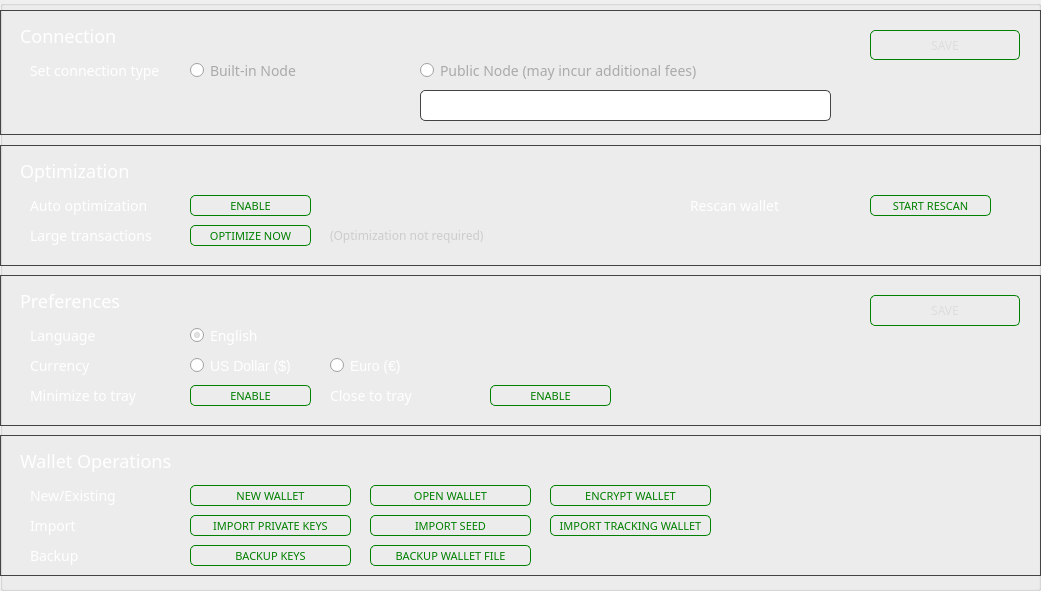
     <widget class="QGroupBox" name="settingsBox">
      <property name="geometry">
       <rect>
        <x>210</x>
        <y>105</y>
        <width>1041</width>
        <height>591</height>
       </rect>
      </property>
      <property name="styleSheet">
       <string notr="true"/>
      </property>
      <property name="title">
       <string/>
      </property>
      <widget class="QGroupBox" name="groupBox_7">
       <property name="geometry">
        <rect>
         <x>0</x>
         <y>10</y>
         <width>1041</width>
         <height>125</height>
        </rect>
       </property>
       <property name="styleSheet">
        <string notr="true">border: 1px solid #444;</string>
       </property>
       <property name="title">
        <string/>
       </property>
       <widget class="QLabel" name="label_22">
        <property name="geometry">
         <rect>
          <x>20</x>
          <y>10</y>
          <width>311</width>
          <height>31</height>
         </rect>
        </property>
        <property name="font">
         <font>
          <family>Poppins</family>
          <pointsize>-1</pointsize>
         </font>
        </property>
        <property name="styleSheet">
         <string notr="true">color: #fff; 
font-size: 18px;
font-family: 'Poppins'; border: 0px;</string>
        </property>
        <property name="text">
         <string>Connection</string>
        </property>
        <property name="alignment">
         <set>Qt::AlignLeading|Qt::AlignLeft|Qt::AlignVCenter</set>
        </property>
       </widget>
       <widget class="QRadioButton" name="radioButton">
        <property name="geometry">
         <rect>
          <x>420</x>
          <y>50</y>
          <width>351</width>
          <height>21</height>
         </rect>
        </property>
        <property name="font">
         <font>
          <family>Poppins</family>
          <pointsize>-1</pointsize>
         </font>
        </property>
        <property name="styleSheet">
         <string notr="true">color: #aaa; border: none; font-size: 14px; font-family: 'Poppins';</string>
        </property>
        <property name="text">
         <string>Public Node (may incur additional fees)</string>
        </property>
        <property name="checked">
         <bool>false</bool>
        </property>
        <attribute name="buttonGroup">
         <string notr="true">buttonGroup_3</string>
        </attribute>
       </widget>
       <widget class="QRadioButton" name="radioButton_2">
        <property name="geometry">
         <rect>
          <x>190</x>
          <y>50</y>
          <width>201</width>
          <height>21</height>
         </rect>
        </property>
        <property name="font">
         <font>
          <family>Poppins</family>
          <pointsize>-1</pointsize>
         </font>
        </property>
        <property name="styleSheet">
         <string notr="true">color: #aaa; border: none; font-size: 14px; font-family: 'Poppins';</string>
        </property>
        <property name="text">
         <string>Built-in Node</string>
        </property>
        <property name="checked">
         <bool>false</bool>
        </property>
        <attribute name="buttonGroup">
         <string notr="true">buttonGroup_3</string>
        </attribute>
       </widget>

       <widget class="QLineEdit" name="m_hostEdit">
        <property name="geometry">
         <rect>
          <x>420</x>
          <y>80</y>
          <width>411</width>
          <height>31</height>
         </rect>
        </property>
        <property name="styleSheet">
         <string notr="true">padding: 3px; border: 1px solid #444; border-radius: 5px; font-family: 'Poppins'; font-size: 14px; color: #aaa;</string>
        </property>
        <property name="text">
         <string/>
        </property>
       </widget>
       <widget class="QLabel" name="label_23">
        <property name="geometry">
         <rect>
          <x>30</x>
          <y>50</y>
          <width>151</width>
          <height>21</height>
         </rect>
        </property>
        <property name="font">
         <font>
          <family>Poppins</family>
          <pointsize>-1</pointsize>
         </font>
        </property>
        <property name="styleSheet">
         <string notr="true">color: #fff; 
font-size: 14px;
font-family: 'Poppins'; border: 0px;</string>
        </property>
        <property name="text">
         <string>Set connection type</string>
        </property>
        <property name="alignment">
         <set>Qt::AlignLeading|Qt::AlignLeft|Qt::AlignVCenter</set>
        </property>
       </widget>
       <widget class="QPushButton" name="m_saveConnectionButton">
        <property name="geometry">
         <rect>
          <x>870</x>
          <y>20</y>
          <width>150</width>
          <height>30</height>
         </rect>
        </property>
        <property name="minimumSize">
         <size>
          <width>150</width>
          <height>30</height>
         </size>
        </property>
        <property name="maximumSize">
         <size>
          <width>180</width>
          <height>35</height>
         </size>
        </property>
        <property name="font">
         <font>
          <family>Poppins</family>
          <pointsize>-1</pointsize>
         </font>
        </property>
        <property name="styleSheet">
         <string notr="true">color: #ddd; border: 1px solid green; font-size: 12px; border-radius: 5px; font-family: 'Poppins';</string>
        </property>
        <property name="text">
         <string>SAVE</string>
        </property>
       </widget>
      </widget>
      <widget class="QGroupBox" name="groupBox_8">
       <property name="geometry">
        <rect>
         <x>0</x>
         <y>145</y>
         <width>1041</width>
         <height>121</height>
        </rect>
       </property>
       <property name="styleSheet">
        <string notr="true">border: 1px solid #444;</string>
       </property>
       <property name="title">
        <string/>
       </property>
       <widget class="QLabel" name="label_26">
        <property name="geometry">
         <rect>
          <x>20</x>
          <y>10</y>
          <width>311</width>
          <height>31</height>
         </rect>
        </property>
        <property name="font">
         <font>
          <family>Poppins</family>
          <pointsize>-1</pointsize>
         </font>
        </property>
        <property name="styleSheet">
         <string notr="true">color: #fff; 
font-size: 18px;
font-family: 'Poppins'; border: 0px;</string>
        </property>
        <property name="text">
         <string>Optimization</string>
        </property>
        <property name="alignment">
         <set>Qt::AlignLeading|Qt::AlignLeft|Qt::AlignVCenter</set>
        </property>
       </widget>
       <widget class="QLabel" name="label_27">
        <property name="geometry">
         <rect>
          <x>30</x>
          <y>50</y>
          <width>151</width>
          <height>21</height>
         </rect>
        </property>
        <property name="font">
         <font>
          <family>Poppins</family>
          <pointsize>-1</pointsize>
         </font>
        </property>
        <property name="styleSheet">
         <string notr="true">color: #fff; 
font-size: 14px;
font-family: 'Poppins'; border: 0px;</string>
        </property>
        <property name="text">
         <string>Auto optimization</string>
        </property>
        <property name="alignment">
         <set>Qt::AlignLeading|Qt::AlignLeft|Qt::AlignVCenter</set>
        </property>
       </widget>
       <widget class="QLabel" name="label_28">
        <property name="geometry">
         <rect>
          <x>30</x>
          <y>80</y>
          <width>151</width>
          <height>21</height>
         </rect>
        </property>
        <property name="font">
         <font>
          <family>Poppins</family>
          <pointsize>-1</pointsize>
         </font>
        </property>
        <property name="styleSheet">
         <string notr="true">color: #fff; 
font-size: 14px;
font-family: 'Poppins'; border: 0px;</string>
        </property>
        <property name="text">
         <string>Large transactions</string>
        </property>
        <property name="alignment">
         <set>Qt::AlignLeading|Qt::AlignLeft|Qt::AlignVCenter</set>
        </property>
       </widget>
       <widget class="QLabel" name="label_29">
        <property name="geometry">
         <rect>
          <x>690</x>
          <y>50</y>
          <width>151</width>
          <height>21</height>
         </rect>
        </property>
        <property name="font">
         <font>
          <family>Poppins</family>
          <pointsize>-1</pointsize>
         </font>
        </property>
        <property name="styleSheet">
         <string notr="true">color: #fff; 
font-size: 14px;
font-family: 'Poppins'; border: 0px;</string>
        </property>
        <property name="text">
         <string>Rescan wallet</string>
        </property>
        <property name="alignment">
         <set>Qt::AlignLeading|Qt::AlignLeft|Qt::AlignVCenter</set>
        </property>
       </widget>
       <widget class="QPushButton" name="m_autoOptimizeButton">
        <property name="geometry">
         <rect>
          <x>190</x>
          <y>50</y>
          <width>121</width>
          <height>21</height>
         </rect>
        </property>
        <property name="minimumSize">
         <size>
          <width>100</width>
          <height>21</height>
         </size>
        </property>
        <property name="maximumSize">
         <size>
          <width>180</width>
          <height>35</height>
         </size>
        </property>
        <property name="font">
         <font>
          <family>Poppins</family>
          <pointsize>-1</pointsize>
         </font>
        </property>
        <property name="styleSheet">
         <string notr="true">QPushButton#m_autoOptimizeButton {color: green;border: 1px solid green; font-size: 11px; border-radius: 5px;}

QPushButton#m_autoOptimizeButton:hover {color: green; border: 1px solid green; font-size: 11px; border-radius: 5px;}</string>
        </property>
        <property name="text">
         <string>ENABLE</string>
        </property>
       </widget>
       <widget class="QPushButton" name="m_optimizeButton">
        <property name="geometry">
         <rect>
          <x>190</x>
          <y>80</y>
          <width>121</width>
          <height>21</height>
         </rect>
        </property>
        <property name="minimumSize">
         <size>
          <width>101</width>
          <height>21</height>
         </size>
        </property>
        <property name="maximumSize">
         <size>
          <width>180</width>
          <height>35</height>
         </size>
        </property>
        <property name="font">
         <font>
          <family>Poppins</family>
          <pointsize>-1</pointsize>
         </font>
        </property>
        <property name="styleSheet">
         <string notr="true">QPushButton#m_optimizeButton {color: green;border: 1px solid green; font-size: 11px; border-radius: 5px;}

QPushButton#m_optimizeButton:hover {color: green; border: 1px solid green; font-size: 11px; border-radius: 5px;}</string>
        </property>
        <property name="text">
         <string>OPTIMIZE NOW</string>
        </property>
       </widget>
       <widget class="QPushButton" name="m_rescanButton">
        <property name="geometry">
         <rect>
          <x>870</x>
          <y>50</y>
          <width>121</width>
          <height>21</height>
         </rect>
        </property>
        <property name="minimumSize">
         <size>
          <width>101</width>
          <height>21</height>
         </size>
        </property>
        <property name="maximumSize">
         <size>
          <width>180</width>
          <height>35</height>
         </size>
        </property>
        <property name="font">
         <font>
          <family>Poppins</family>
          <pointsize>-1</pointsize>
         </font>
        </property>
        <property name="styleSheet">
         <string notr="true">QPushButton#m_rescanButton {color: green;border: 1px solid green; font-size: 11px; border-radius: 5px;}

QPushButton#m_rescanButton:hover {color: green; border: 1px solid green; font-size: 11px; border-radius: 5px;}</string>
        </property>
        <property name="text">
         <string>START RESCAN</string>
        </property>
       </widget>
       <widget class="QLabel" name="m_optimizationMessage">
        <property name="geometry">
         <rect>
          <x>330</x>
          <y>80</y>
          <width>181</width>
          <height>21</height>
         </rect>
        </property>
        <property name="font">
         <font>
          <family>Poppins</family>
          <pointsize>-1</pointsize>
         </font>
        </property>
        <property name="styleSheet">
         <string notr="true">color: #ccc; 
font-size: 12px;
font-family: 'Poppins'; border: 0px;</string>
        </property>
        <property name="text">
         <string>(Optimization not required)</string>
        </property>
        <property name="alignment">
         <set>Qt::AlignLeading|Qt::AlignLeft|Qt::AlignVCenter</set>
        </property>
       </widget>
      </widget>
      <widget class="QGroupBox" name="groupBox_9">
       <property name="geometry">
        <rect>
         <x>0</x>
         <y>275</y>
         <width>1041</width>
         <height>151</height>
        </rect>
       </property>
       <property name="styleSheet">
        <string notr="true">border: 1px solid #444;</string>
       </property>
       <property name="title">
        <string/>
       </property>
       <widget class="QLabel" name="label_30">
        <property name="geometry">
         <rect>
          <x>20</x>
          <y>10</y>
          <width>311</width>
          <height>31</height>
         </rect>
        </property>
        <property name="font">
         <font>
          <family>Poppins</family>
          <pointsize>-1</pointsize>
         </font>
        </property>
        <property name="styleSheet">
         <string notr="true">color: #fff; 
font-size: 18px;
font-family: 'Poppins'; border: 0px;</string>
        </property>
        <property name="text">
         <string>Preferences</string>
        </property>
        <property name="alignment">
         <set>Qt::AlignLeading|Qt::AlignLeft|Qt::AlignVCenter</set>
        </property>
       </widget>
       <widget class="QLabel" name="label_34">
        <property name="geometry">
         <rect>
          <x>30</x>
          <y>50</y>
          <width>151</width>
          <height>21</height>
         </rect>
        </property>
        <property name="font">
         <font>
          <family>Poppins</family>
          <pointsize>-1</pointsize>
         </font>
        </property>
        <property name="styleSheet">
         <string notr="true">color: #fff; 
font-size: 14px;
font-family: 'Poppins'; border: 0px;</string>
        </property>
        <property name="text">
         <string>Language</string>
        </property>
        <property name="alignment">
         <set>Qt::AlignLeading|Qt::AlignLeft|Qt::AlignVCenter</set>
        </property>
       </widget>
       <widget class="QLabel" name="label_35">
        <property name="geometry">
         <rect>
          <x>30</x>
          <y>80</y>
          <width>151</width>
          <height>21</height>
         </rect>
        </property>
        <property name="font">
         <font>
          <family>Poppins</family>
          <pointsize>-1</pointsize>
         </font>
        </property>
        <property name="styleSheet">
         <string notr="true">color: #fff; 
font-size: 14px;
font-family: 'Poppins'; border: 0px;</string>
        </property>
        <property name="text">
         <string>Currency</string>
        </property>
        <property name="alignment">
         <set>Qt::AlignLeading|Qt::AlignLeft|Qt::AlignVCenter</set>
        </property>
       </widget>
       <widget class="QRadioButton" name="m_usd">
        <property name="geometry">
         <rect>
          <x>190</x>
          <y>80</y>
          <width>121</width>
          <height>21</height>
         </rect>
        </property>
        <property name="styleSheet">
         <string notr="true">color: #fff; 
font-size: 14px;
font-family: 'Poppins'; border: 0px;</string>
        </property>
        <property name="text">
         <string>US Dollar ($)</string>
        </property>
        <attribute name="buttonGroup">
         <string notr="true">buttonGroup_2</string>
        </attribute>
       </widget>
       <widget class="QRadioButton" name="m_eur">
        <property name="geometry">
         <rect>
          <x>330</x>
          <y>80</y>
          <width>121</width>
          <height>21</height>
         </rect>
        </property>
        <property name="styleSheet">
         <string notr="true">color: #fff; 
font-size: 14px;
font-family: 'Poppins'; border: 0px;</string>
        </property>
        <property name="text">
         <string>Euro (€)</string>
        </property>
        <attribute name="buttonGroup">
         <string notr="true">buttonGroup_2</string>
        </attribute>
       </widget>

       <widget class="QRadioButton" name="m_english">
        <property name="geometry">
         <rect>
          <x>190</x>
          <y>50</y>
          <width>121</width>
          <height>21</height>
         </rect>
        </property>
        <property name="font">
         <font>
          <family>Poppins</family>
          <pointsize>-1</pointsize>
         </font>
        </property>
        <property name="styleSheet">
         <string notr="true">color: #fff; 
font-size: 14px;
font-family: 'Poppins'; border: 0px;</string>
        </property>
        <property name="text">
         <string>English</string>
        </property>
        <property name="icon">
         <iconset resource="../../resources.qrc">
          <normaloff>:/images/images/en.png</normaloff>:/images/images/en.png</iconset>
        </property>
        <property name="checked">
         <bool>true</bool>
        </property>
        <attribute name="buttonGroup">
         <string notr="true">buttonGroup</string>
        </attribute>
       </widget>

       <widget class="QPushButton" name="m_saveLanguageButton">
        <property name="geometry">
         <rect>
          <x>870</x>
          <y>20</y>
          <width>150</width>
          <height>31</height>
         </rect>
        </property>
        <property name="minimumSize">
         <size>
          <width>150</width>
          <height>30</height>
         </size>
        </property>
        <property name="maximumSize">
         <size>
          <width>150</width>
          <height>31</height>
         </size>
        </property>
        <property name="font">
         <font>
          <family>Poppins</family>
          <pointsize>-1</pointsize>
         </font>
        </property>
        <property name="styleSheet">
         <string notr="true">color: #ddd; border: 1px solid green; font-size: 12px; border-radius: 5px; font-family: 'Poppins';</string>
        </property>
        <property name="text">
         <string>SAVE</string>
        </property>
       </widget>
       <widget class="QLabel" name="label_44">
        <property name="geometry">
         <rect>
          <x>30</x>
          <y>110</y>
          <width>151</width>
          <height>21</height>
         </rect>
        </property>
        <property name="font">
         <font>
          <family>Poppins</family>
          <pointsize>-1</pointsize>
         </font>
        </property>
        <property name="styleSheet">
         <string notr="true">color: #fff; 
font-size: 14px;
font-family: 'Poppins'; border: 0px;</string>
        </property>
        <property name="text">
         <string>Minimize to tray</string>
        </property>
        <property name="alignment">
         <set>Qt::AlignLeading|Qt::AlignLeft|Qt::AlignVCenter</set>
        </property>
       </widget>
       <widget class="QPushButton" name="m_minToTrayButton">
        <property name="geometry">
         <rect>
          <x>190</x>
          <y>110</y>
          <width>121</width>
          <height>21</height>
         </rect>
        </property>
        <property name="minimumSize">
         <size>
          <width>100</width>
          <height>21</height>
         </size>
        </property>
        <property name="maximumSize">
         <size>
          <width>180</width>
          <height>35</height>
         </size>
        </property>
        <property name="font">
         <font>
          <family>Poppins</family>
          <pointsize>-1</pointsize>
         </font>
        </property>
        <property name="styleSheet">
         <string notr="true">QPushButton#m_minToTrayButton {color: green;border: 1px solid green; font-size: 11px; border-radius: 5px;}

QPushButton#m_minToTrayButton:hover {color: green; border: 1px solid green; font-size: 11px; border-radius: 5px;}</string>
        </property>
        <property name="text">
         <string>ENABLE</string>
        </property>
       </widget>
       <widget class="QLabel" name="label_45">
        <property name="geometry">
         <rect>
          <x>330</x>
          <y>110</y>
          <width>151</width>
          <height>21</height>
         </rect>
        </property>
        <property name="font">
         <font>
          <family>Poppins</family>
          <pointsize>-1</pointsize>
         </font>
        </property>
        <property name="styleSheet">
         <string notr="true">color: #fff; 
font-size: 14px;
font-family: 'Poppins'; border: 0px;</string>
        </property>
        <property name="text">
         <string>Close to tray</string>
        </property>
        <property name="alignment">
         <set>Qt::AlignLeading|Qt::AlignLeft|Qt::AlignVCenter</set>
        </property>
       </widget>
       <widget class="QPushButton" name="m_closeToTrayButton">
        <property name="geometry">
         <rect>
          <x>490</x>
          <y>110</y>
          <width>121</width>
          <height>21</height>
         </rect>
        </property>
        <property name="minimumSize">
         <size>
          <width>100</width>
          <height>21</height>
         </size>
        </property>
        <property name="maximumSize">
         <size>
          <width>180</width>
          <height>35</height>
         </size>
        </property>
        <property name="font">
         <font>
          <family>Poppins</family>
          <pointsize>-1</pointsize>
         </font>
        </property>
        <property name="styleSheet">
         <string notr="true">QPushButton#m_closeToTrayButton {color: green;border: 1px solid green; font-size: 11px; border-radius: 5px;}

QPushButton#m_closeToTrayButton:hover {color: green; border: 1px solid green; font-size: 11px; border-radius: 5px;}</string>
        </property>
        <property name="text">
         <string>ENABLE</string>
        </property>
       </widget>
      </widget>
      <widget class="QGroupBox" name="groupBox_13">
       <property name="geometry">
        <rect>
         <x>0</x>
         <y>435</y>
         <width>1041</width>
         <height>141</height>
        </rect>
       </property>
       <property name="styleSheet">
        <string notr="true">border: 1px solid #444;</string>
       </property>
       <property name="title">
        <string/>
       </property>
       <widget class="QLabel" name="label_38">
        <property name="geometry">
         <rect>
          <x>20</x>
          <y>10</y>
          <width>311</width>
          <height>31</height>
         </rect>
        </property>
        <property name="font">
         <font>
          <family>Poppins</family>
          <pointsize>-1</pointsize>
         </font>
        </property>
        <property name="styleSheet">
         <string notr="true">color: #fff; 
font-size: 18px;
font-family: 'Poppins'; border: 0px;</string>
        </property>
        <property name="text">
         <string>Wallet Operations</string>
        </property>
        <property name="alignment">
         <set>Qt::AlignLeading|Qt::AlignLeft|Qt::AlignVCenter</set>
        </property>
       </widget>
       <widget class="QPushButton" name="m_openExistingWalletButton">
        <property name="geometry">
         <rect>
          <x>370</x>
          <y>50</y>
          <width>161</width>
          <height>21</height>
         </rect>
        </property>
        <property name="font">
         <font>
          <family>Poppins</family>
          <pointsize>-1</pointsize>
         </font>
        </property>
        <property name="styleSheet">
         <string notr="true">color: green;border: 1px solid green; font-size: 11px; border-radius: 5px;</string>
        </property>
        <property name="text">
         <string>OPEN WALLET</string>
        </property>
       </widget>
       <widget class="QPushButton" name="m_createNewWalletButton">
        <property name="geometry">
         <rect>
          <x>190</x>
          <y>50</y>
          <width>161</width>
          <height>21</height>
         </rect>
        </property>
        <property name="font">
         <font>
          <family>Poppins</family>
          <pointsize>-1</pointsize>
         </font>
        </property>
        <property name="styleSheet">
         <string notr="true">color: green;border: 1px solid green; font-size: 11px; border-radius: 5px;</string>
        </property>
        <property name="text">
         <string>NEW WALLET</string>
        </property>
       </widget>
       <widget class="QPushButton" name="m_encryptWalletButton">
        <property name="geometry">
         <rect>
          <x>550</x>
          <y>50</y>
          <width>161</width>
          <height>21</height>
         </rect>
        </property>
        <property name="font">
         <font>
          <family>Poppins</family>
          <pointsize>-1</pointsize>
         </font>
        </property>
        <property name="styleSheet">
         <string notr="true">color: green;border: 1px solid green; font-size: 11px; border-radius: 5px;</string>
        </property>
        <property name="text">
         <string>ENCRYPT WALLET</string>
        </property>
       </widget>
       <widget class="QLabel" name="label_39">
        <property name="geometry">
         <rect>
          <x>30</x>
          <y>50</y>
          <width>121</width>
          <height>21</height>
         </rect>
        </property>
        <property name="font">
         <font>
          <family>Poppins</family>
          <pointsize>-1</pointsize>
         </font>
        </property>
        <property name="styleSheet">
         <string notr="true">color: #fff; 
font-size: 14px;
font-family: 'Poppins'; border: 0px;</string>
        </property>
        <property name="text">
         <string>New/Existing</string>
        </property>
        <property name="alignment">
         <set>Qt::AlignLeading|Qt::AlignLeft|Qt::AlignVCenter</set>
        </property>
       </widget>
       <widget class="QLabel" name="label_40">
        <property name="geometry">
         <rect>
          <x>30</x>
          <y>80</y>
          <width>121</width>
          <height>21</height>
         </rect>
        </property>
        <property name="font">
         <font>
          <family>Poppins</family>
          <pointsize>-1</pointsize>
         </font>
        </property>
        <property name="styleSheet">
         <string notr="true">color: #fff; 
font-size: 14px;
font-family: 'Poppins'; border: 0px;</string>
        </property>
        <property name="text">
         <string>Import</string>
        </property>
        <property name="alignment">
         <set>Qt::AlignLeading|Qt::AlignLeft|Qt::AlignVCenter</set>
        </property>
       </widget>
       <widget class="QLabel" name="label_41">
        <property name="geometry">
         <rect>
          <x>30</x>
          <y>110</y>
          <width>121</width>
          <height>21</height>
         </rect>
        </property>
        <property name="font">
         <font>
          <family>Poppins</family>
          <pointsize>-1</pointsize>
         </font>
        </property>
        <property name="styleSheet">
         <string notr="true">color: #fff; 
font-size: 14px;
font-family: 'Poppins'; border: 0px;</string>
        </property>
        <property name="text">
         <string>Backup</string>
        </property>
        <property name="alignment">
         <set>Qt::AlignLeading|Qt::AlignLeft|Qt::AlignVCenter</set>
        </property>
       </widget>
       <widget class="QPushButton" name="m_importTrackingWalletButton">
        <property name="geometry">
         <rect>
          <x>550</x>
          <y>80</y>
          <width>161</width>
          <height>21</height>
         </rect>
        </property>
        <property name="font">
         <font>
          <family>Poppins</family>
          <pointsize>-1</pointsize>
         </font>
        </property>
        <property name="styleSheet">
         <string notr="true">color: green;border: 1px solid green; font-size: 11px; border-radius: 5px;</string>
        </property>
        <property name="text">
         <string>IMPORT TRACKING WALLET</string>
        </property>
       </widget>
       <widget class="QPushButton" name="m_backupKeysButton">
        <property name="geometry">
         <rect>
          <x>190</x>
          <y>110</y>
          <width>161</width>
          <height>21</height>
         </rect>
        </property>
        <property name="font">
         <font>
          <family>Poppins</family>
          <pointsize>-1</pointsize>
         </font>
        </property>
        <property name="styleSheet">
         <string notr="true">color: green;border: 1px solid green; font-size: 11px; border-radius: 5px;</string>
        </property>
        <property name="text">
         <string>BACKUP KEYS</string>
        </property>
       </widget>
       <widget class="QPushButton" name="m_importSpendKeyButton">
        <property name="geometry">
         <rect>
          <x>190</x>
          <y>80</y>
          <width>161</width>
          <height>21</height>
         </rect>
        </property>
        <property name="font">
         <font>
          <family>Poppins</family>
          <pointsize>-1</pointsize>
         </font>
        </property>
        <property name="styleSheet">
         <string notr="true">color: green;border: 1px solid green; font-size: 11px; border-radius: 5px;</string>
        </property>
        <property name="text">
         <string>IMPORT PRIVATE KEYS</string>
        </property>
       </widget>
       <widget class="QPushButton" name="m_backupKeysButton_2">
        <property name="geometry">
         <rect>
          <x>370</x>
          <y>110</y>
          <width>161</width>
          <height>21</height>
         </rect>
        </property>
        <property name="font">
         <font>
          <family>Poppins</family>
          <pointsize>-1</pointsize>
         </font>
        </property>
        <property name="styleSheet">
         <string notr="true">color: green;border: 1px solid green; font-size: 11px; border-radius: 5px;</string>
        </property>
        <property name="text">
         <string>BACKUP WALLET FILE</string>
        </property>
       </widget>
       <widget class="QPushButton" name="m_importSeedButton">
        <property name="geometry">
         <rect>
          <x>370</x>
          <y>80</y>
          <width>161</width>
          <height>21</height>
         </rect>
        </property>
        <property name="font">
         <font>
          <family>Poppins</family>
          <pointsize>-1</pointsize>
         </font>
        </property>
        <property name="styleSheet">
         <string notr="true">color: green;border: 1px solid green; font-size: 11px; border-radius: 5px;</string>
        </property>
        <property name="text">
         <string>IMPORT SEED</string>
        </property>
       </widget>
      </widget>
     </widget>
